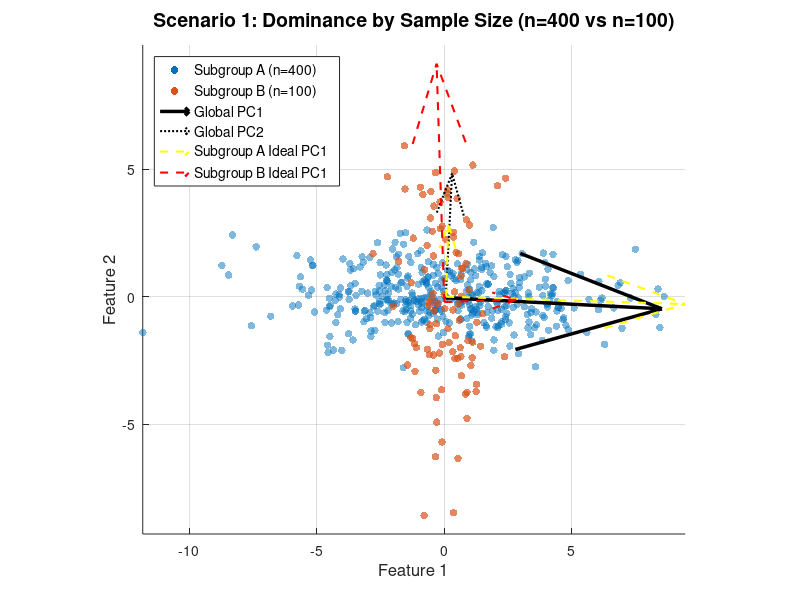
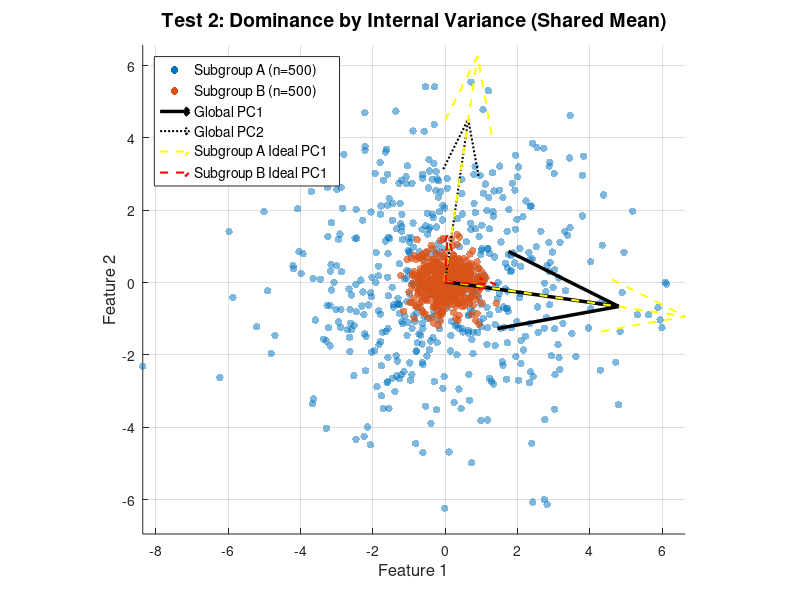
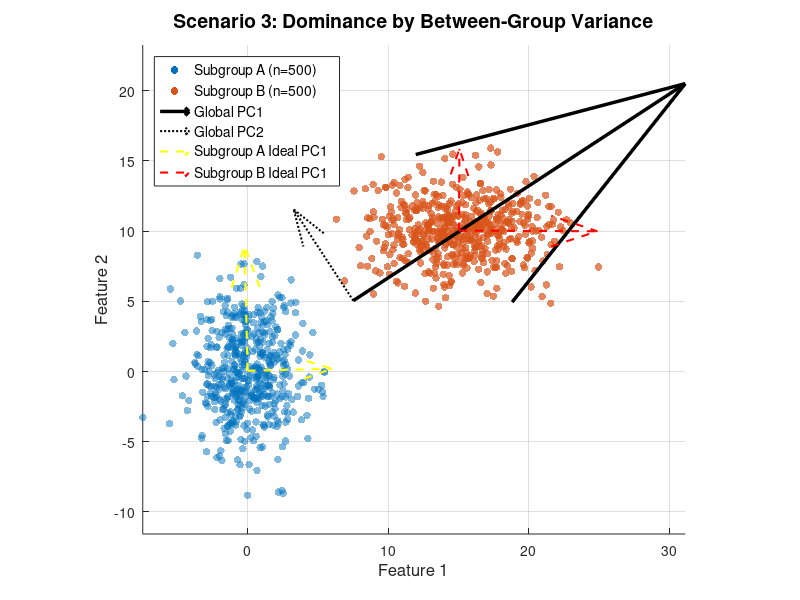

The MATLAB script that drew these images, in order:
%% Scenario 1: Dominance by Sample Size (n=400 vs n=20)
%-------------------------------------------------------%
clear;
clc;
close all;

rng(42); 

% --- 1. Define Subgroups ---
n_A1 = 400;
mu_A1 = [0, 0]; % Center at origin
sigma_A1 = [10, 0; 0, 1]; 

% Subgroup B (Underrepresented): n=10, "small"
n_B1 = 100;
mu_B1 = [0,0];
sigma_B1 = [1, 0; 0, 10]; % A small, tightly correlated cluster
% This is the Covarience Matrix, where the diag entires
% Tells is how spread out the data points are along that coordiante
% The off diagonal  

% --- 2. Generate Data ---
groupA_S1 = mvnrnd(mu_A1, sigma_A1, n_A1);
groupB_S1 = mvnrnd(mu_B1, sigma_B1, n_B1);

% Combine into one "global" dataset
data_S1 = [groupA_S1; groupB_S1];

% --- 3. Perform Global PCA ---
[coeff_S1, ~, latent_S1] = pca(data_S1);

% --- 4. Plot Scenario 1 ---
figure('Position', [100, 100, 700, 600]); 
hold on; 

% Plot the scatter points
scatter(groupA_S1(:, 1), groupA_S1(:, 2), 30, 'filled', 'MarkerFaceAlpha', 0.5, 'DisplayName', 'Subgroup A (n=400)');
scatter(groupB_S1(:, 1), groupB_S1(:, 2), 30, 'filled', 'MarkerFaceAlpha', 0.7, 'DisplayName', 'Subgroup B (n=100)');

% --- 5. Plot Principal Components ---
mean_S1 = mean(data_S1)

% When PCA finds the PC those axes are only meaningful relative to the
% center of the data so we need to find the center of our new data set



% Scale vectors by 3x their standard deviation (sqrt of eigenvalue)
pc1_S1 = coeff_S1(:, 1) * 3 * sqrt(latent_S1(1));
pc2_S1 = coeff_S1(:, 2) * 3 * sqrt(latent_S1(2));

% sqrt(latent_S1(1)) represens the varience alomg the cimponnen to gfet
% standaded deviation we need to sqrt  whihc we mulit[ly by 3 folliwng th
% 3 -sigma rile you are drawing a line that visually represents the full "spread" (covering 99.7%) of your data along that principal axis.
% Not scalling it would make pca compoennets to small 

% Draw PC1 and PC2 using quiver
q1 = quiver(mean_S1(1), mean_S1(2), pc1_S1(1), pc1_S1(2), 0, 'k', 'LineWidth', 2.5, 'MaxHeadSize', 0.4, 'DisplayName', 'Global PC1');
q2 = quiver(mean_S1(1), mean_S1(2), pc2_S1(1), pc2_S1(2), 0, 'k', 'LineWidth', 1.5, 'LineStyle', ':', 'DisplayName', 'Global PC2');

% quiver is the name of a plotting function above its saying 
% strats at the x and y axis of our dataset mean, and extend towards the x
% vector from pc1(1) and y vector pc1(2)

% --- 6. (Optional) Plot "Ideal" PCs for Subgroup A ---
[coeff_A_ideal, ~, latent_A_ideal] = pca(groupA_S1);
mean_A1 = mean(groupA_S1);
pc1_A_ideal = coeff_A_ideal(:, 1) * 3 * sqrt(latent_A_ideal(1));
pc2_A_ideal = coeff_A_ideal(:, 2) * 3 * sqrt(latent_A_ideal(2));

q3 = quiver(mean_A1(1), mean_A1(2), pc1_A_ideal(1), pc1_A_ideal(2), 0, 'y', 'LineWidth', 1.5, 'LineStyle', '--', 'DisplayName', 'Subgroup A Ideal PC1');
quiver(mean_A1(1), mean_A1(2), pc2_A_ideal(1), pc2_A_ideal(2), 0, 'y', 'LineWidth', 1.5, 'LineStyle', '--', 'HandleVisibility', 'off');


% --- 7. (Optional) Plot "Ideal" PCs for Subgroup B ---
[coeff_B_ideal, ~, latent_B_ideal] = pca(groupB_S1);
mean_B1 = mean(groupB_S1);
pc1_B_ideal = coeff_B_ideal(:, 1) * 3 * sqrt(latent_B_ideal(1));
pc2_B_ideal = coeff_B_ideal(:, 2) * 3 * sqrt(latent_B_ideal(2));

q4 = quiver(mean_B1(1), mean_B1(2), pc1_B_ideal(1), pc1_B_ideal(2), 0, 'r', 'LineWidth', 1.5, 'LineStyle', '--', 'DisplayName', 'Subgroup B Ideal PC1');
quiver(mean_B1(1), mean_B1(2), pc2_B_ideal(1), pc2_B_ideal(2), 0, 'r', 'LineWidth', 1.5, 'LineStyle', '--', 'HandleVisibility', 'off');


% --- 7. Final Plotting Touches ---
axis equal; 
grid on;
title('Scenario 1: Dominance by Sample Size (n=400 vs n=100)', 'FontSize', 14);
xlabel('Feature 1', 'FontSize', 12);
ylabel('Feature 2', 'FontSize', 12);
legend('Location', 'northwest', 'FontSize', 10);
hold off;


print('scenario1', '-dpng', '-r300');
%% Scenario 2: Same Sample Size but one is more clustered together
%-------------------------------------------------------%
clear;
clc;
close all;

rng(42); 

% --- 1. Define Subgroups ---
n_A1 = 500;
mu_A1 = [0, 0]; % Center at origin
sigma_A1 = [5, 0; 0, 5];  %% <-- CHANGE: Made this large and tilted to be "dominant"

n_B1 = 500;
mu_B1 = [0,0]; % Centered far away from Subgroup A

sigma_B1 = [0.2, 0; 0, 0.2];


groupA_S1 = mvnrnd(mu_A1, sigma_A1, n_A1);
groupB_S1 = mvnrnd(mu_B1, sigma_B1, n_B1);

% Combine into one "global" dataset
data_S1 = [groupA_S1; groupB_S1];

% --- 3. Perform Global PCA ---
[coeff_S1, ~, latent_S1] = pca(data_S1);

% --- 4. Plot Scenario 1 ---
figure('Position', [100, 100, 700, 600]); 
hold on; 

% Plot the scatter points
scatter(groupA_S1(:, 1), groupA_S1(:, 2), 30, 'filled', 'MarkerFaceAlpha', 0.5, 'DisplayName', 'Subgroup A (n=500)');
scatter(groupB_S1(:, 1), groupB_S1(:, 2), 30, 'filled', 'MarkerFaceAlpha', 0.7, 'DisplayName', 'Subgroup B (n=500)');

% --- 5. Plot Principal Components ---
mean_S1 = mean(data_S1);

pc1_S1 = coeff_S1(:, 1) * 3 * sqrt(latent_S1(1));
pc2_S1 = coeff_S1(:, 2) * 3 * sqrt(latent_S1(2));


% Draw PC1 and PC2 using quiver
q1 = quiver(mean_S1(1), mean_S1(2), pc1_S1(1), pc1_S1(2), 0, 'k', 'LineWidth', 2.5, 'MaxHeadSize', 0.4, 'DisplayName', 'Global PC1');
q2 = quiver(mean_S1(1), mean_S1(2), pc2_S1(1), pc2_S1(2), 0, 'k', 'LineWidth', 1.5, 'LineStyle', ':', 'DisplayName', 'Global PC2');

[coeff_A_ideal, ~, latent_A_ideal] = pca(groupA_S1);
mean_A1 = mean(groupA_S1);
pc1_A_ideal = coeff_A_ideal(:, 1) * 3 * sqrt(latent_A_ideal(1));
pc2_A_ideal = coeff_A_ideal(:, 2) * 3 * sqrt(latent_A_ideal(2));

q3 = quiver(mean_A1(1), mean_A1(2), pc1_A_ideal(1), pc1_A_ideal(2), 0, 'y', 'LineWidth', 1.5, 'LineStyle', '--', 'DisplayName', 'Subgroup A Ideal PC1');
quiver(mean_A1(1), mean_A1(2), pc2_A_ideal(1), pc2_A_ideal(2), 0, 'y', 'LineWidth', 1.5, 'LineStyle', '--', 'HandleVisibility', 'off');


% --- 7. (Optional) Plot "Ideal" PCs for Subgroup B ---
[coeff_B_ideal, ~, latent_B_ideal] = pca(groupB_S1);
mean_B1 = mean(groupB_S1);
pc1_B_ideal = coeff_B_ideal(:, 1) * 3 * sqrt(latent_B_ideal(1));
pc2_B_ideal = coeff_B_ideal(:, 2) * 3 * sqrt(latent_B_ideal(2));

q4 = quiver(mean_B1(1), mean_B1(2), pc1_B_ideal(1), pc1_B_ideal(2), 0, 'r', 'LineWidth', 1.5, 'LineStyle', '--', 'DisplayName', 'Subgroup B Ideal PC1');
quiver(mean_B1(1), mean_B1(2), pc2_B_ideal(1), pc2_B_ideal(2), 0, 'r', 'LineWidth', 1.5, 'LineStyle', '--', 'HandleVisibility', 'off');


% --- 7. Final Plotting Touches ---
axis equal; 
grid on;
title('Test 2: Dominance by Internal Variance (Shared Mean)', 'FontSize', 14);
xlabel('Feature 1', 'FontSize', 12);
ylabel('Feature 2', 'FontSize', 12);
legend('Location', 'northwest', 'FontSize', 10);
hold off;

print('scenario2', '-dpng', '-r300');
%% Scenario 3: High Between group varience
%-------------------------------------------------------%
clear;
clc;
close all;

rng(42); 

% --- 1. Define Subgroups ---
n_A1 = 500;
mu_A1 = [0, 0]; % Center at origin
sigma_A1 = [4, 0; 0, 10];  %% <-- CHANGE: Made this large and tilted to be "dominant"

n_B1 = 500;
mu_B1 = [15,10]; % Centered far away from Subgroup A

sigma_B1 = [10, 0; 0, 4];


groupA_S1 = mvnrnd(mu_A1, sigma_A1, n_A1);
groupB_S1 = mvnrnd(mu_B1, sigma_B1, n_B1);

% Combine into one "global" dataset
data_S1 = [groupA_S1; groupB_S1];

% --- 3. Perform Global PCA ---
[coeff_S1, ~, latent_S1] = pca(data_S1);

% --- 4. Plot Scenario 1 ---
figure('Position', [100, 100, 700, 600]); 
hold on; 

% Plot the scatter points
scatter(groupA_S1(:, 1), groupA_S1(:, 2), 30, 'filled', 'MarkerFaceAlpha', 0.5, 'DisplayName', 'Subgroup A (n=500)');
scatter(groupB_S1(:, 1), groupB_S1(:, 2), 30, 'filled', 'MarkerFaceAlpha', 0.7, 'DisplayName', 'Subgroup B (n=500)');

% --- 5. Plot Principal Components ---
mean_S1 = mean(data_S1);

pc1_S1 = coeff_S1(:, 1) * 3 * sqrt(latent_S1(1));
pc2_S1 = coeff_S1(:, 2) * 3 * sqrt(latent_S1(2));


% Draw PC1 and PC2 using quiver
q1 = quiver(mean_S1(1), mean_S1(2), pc1_S1(1), pc1_S1(2), 0, 'k', 'LineWidth', 2.5, 'MaxHeadSize', 0.4, 'DisplayName', 'Global PC1');
q2 = quiver(mean_S1(1), mean_S1(2), pc2_S1(1), pc2_S1(2), 0, 'k', 'LineWidth', 1.5, 'LineStyle', ':', 'DisplayName', 'Global PC2');

[coeff_A_ideal, ~, latent_A_ideal] = pca(groupA_S1);
mean_A1 = mean(groupA_S1);
pc1_A_ideal = coeff_A_ideal(:, 1) * 3 * sqrt(latent_A_ideal(1));
pc2_A_ideal = coeff_A_ideal(:, 2) * 3 * sqrt(latent_A_ideal(2));

q3 = quiver(mean_A1(1), mean_A1(2), pc1_A_ideal(1), pc1_A_ideal(2), 0, 'y', 'LineWidth', 1.5, 'LineStyle', '--', 'DisplayName', 'Subgroup A Ideal PC1');
quiver(mean_A1(1), mean_A1(2), pc2_A_ideal(1), pc2_A_ideal(2), 0, 'y', 'LineWidth', 1.5, 'LineStyle', '--', 'HandleVisibility', 'off');


% --- 7. (Optional) Plot "Ideal" PCs for Subgroup B ---
[coeff_B_ideal, ~, latent_B_ideal] = pca(groupB_S1);
mean_B1 = mean(groupB_S1);
pc1_B_ideal = coeff_B_ideal(:, 1) * 3 * sqrt(latent_B_ideal(1));
pc2_B_ideal = coeff_B_ideal(:, 2) * 3 * sqrt(latent_B_ideal(2));

q4 = quiver(mean_B1(1), mean_B1(2), pc1_B_ideal(1), pc1_B_ideal(2), 0, 'r', 'LineWidth', 1.5, 'LineStyle', '--', 'DisplayName', 'Subgroup B Ideal PC1');
quiver(mean_B1(1), mean_B1(2), pc2_B_ideal(1), pc2_B_ideal(2), 0, 'r', 'LineWidth', 1.5, 'LineStyle', '--', 'HandleVisibility', 'off');


% --- 7. Final Plotting Touches ---
axis equal; 
grid on;
title('Scenario 3: Dominance by Between-Group Variance', 'FontSize', 14);
xlabel('Feature 1', 'FontSize', 12);
ylabel('Feature 2', 'FontSize', 12);
legend('Location', 'northwest', 'FontSize', 10);
hold off;


print('scenario3', '-dpng', '-r300');